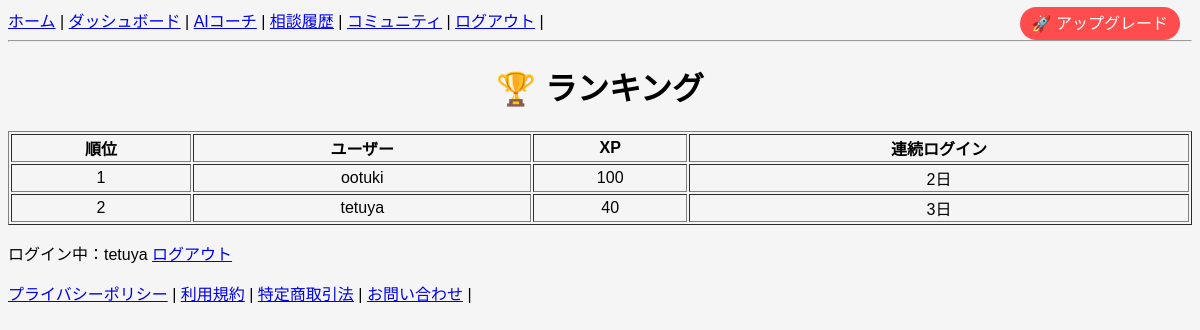
Page /ranking/ (signed in) on the earlier database version.
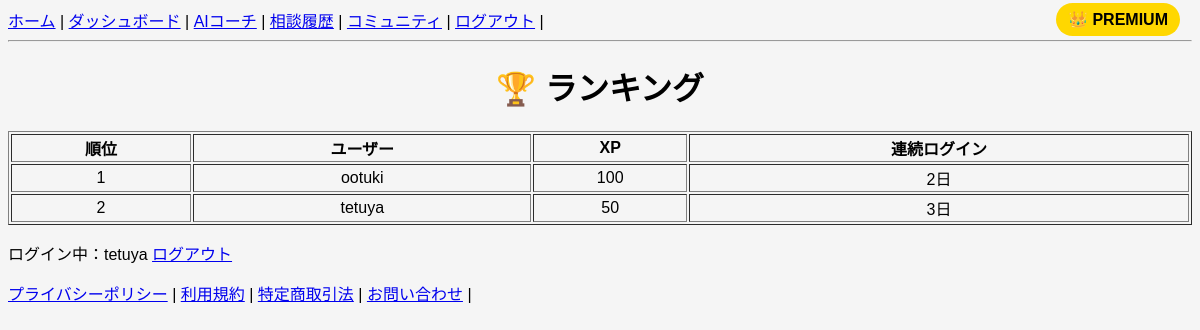
Same page on the later database version.
### snippets/models.py (models this page shows, shortened)
class Profile(models.Model):
    user = models.OneToOneField(User, on_delete=models.CASCADE)
    is_premium = models.BooleanField(default=False)
    xp = models.IntegerField(default=0)
    level = models.IntegerField(default=1)
    streak = models.IntegerField(default=0)
    last_login_date = models.DateField(null=True, blank=True)
    streak_freeze = models.BooleanField(default=False)
    ai_count = models.IntegerField(default=0)

### snippets/views/ranking_views.py (the view)
# urls.py: path("ranking/", ranking, name="ranking"),
@login_required
def ranking(request):
    users = Profile.objects.all().order_by("-xp", "-is_premium")[:50]
    all_users = Profile.objects.all().order_by("-xp")
    rank = list(all_users).index(request.user.profile) + 1
    return render(request, "snippets/ranking.html", {
        "users": users
    })

### snippets/templates/snippets/ranking.html
{% extends "snippets/base.html" %}
{% block content %}
<h1>🏆 ランキング</h1>
<table border="1" style="width:100%;text-align:center;">
    <tr>
        <th>順位</th>
        <th>ユーザー</th>
        <th>XP</th>
        <th>連続ログイン</th>
    </tr>
    {% for user in users %}
    <tr>
        <td>{{ forloop.counter }}</td>
        <td>{{ user.user.username }}</td>
        <td>{{ user.xp }}</td>
        <td>{{ user.streak }}日</td>
    </tr>
    {% endfor %}
</table>
{% endblock %}

### snippets/templates/snippets/base.html (shortened to what this page needs)
<!DOCTYPE html>
<html>
<head>
</head>
<body>
<nav>
{% if user.is_authenticated %}
<a href="/">ホーム</a> |
<a href="/dashboard/">ダッシュボード</a> |
<a href="/ai-chat/">AIコーチ</a> |
<a href="/history/">相談履歴</a> |
<a href="/community/">コミュニティ</a> |
<a href="/logout/">ログアウト</a> |
{% else %}
<a href="/">ホーム</a> |
<a href="/login/">ログイン</a> |
<a href="/signup/">新規登録</a> |
{% endif %}
</nav>
<hr>
{% block content %}
{% endblock %}
{% if user.is_authenticated %}
<p>
ログイン中：{{ user.username }}
<a href="/accounts/logout/">ログアウト</a>
</p>
{% endif %}
<div style="position:fixed;top:10px;right:20px;z-index:999;">
    {% if request.user.is_authenticated %}
        {% if request.user.profile.is_premium %}
            <span style="
                background:gold;
                color:black;
                padding:8px 12px;
                border-radius:20px;
                font-weight:bold;
            ">
                👑 PREMIUM
            </span>
        {% else %}
            <a href="/pricing/" style="
                background:#ff4d4d;
                color:white;
                padding:8px 12px;
                border-radius:20px;
                text-decoration:none;
            ">
                🚀 アップグレード
            </a>
        {% endif %}
    {% endif %}
</div>
<footer>
<a href="/privacy/">プライバシーポリシー</a> |
<a href="/terms/">利用規約</a> |
<a href="/legal/">特定商取引法</a> |
<a href="/contact/">お問い合わせ</a> |
</footer>
</body>
</html>

### snippets/templates/snippets/base.html (style rules this page uses)
body { font-family: Arial; background:#f5f5f5; }
h1 { text-align:center; }

Differences in the rows shown:
changed Profile "tetuya": xp "40" → "50"; is_premium False → True (drawn)
Other differences:
text no longer shown: "🚀 アップグレード"
text now shown: "👑 PREMIUM"
